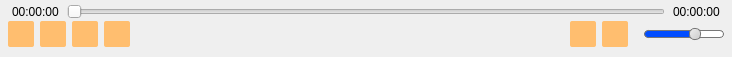
<?xml version="1.0" encoding="UTF-8"?>
<ui version="4.0">
 <class>Form</class>
 <widget class="QWidget" name="Form">
  <property name="geometry">
   <rect>
    <x>0</x>
    <y>0</y>
    <width>732</width>
    <height>57</height>
   </rect>
  </property>
  <property name="windowTitle">
   <string>Form</string>
  </property>
  <layout class="QGridLayout" name="gridLayout">
   <property name="leftMargin">
    <number>0</number>
   </property>
   <property name="topMargin">
    <number>0</number>
   </property>
   <property name="rightMargin">
    <number>0</number>
   </property>
   <property name="bottomMargin">
    <number>8</number>
   </property>
   <property name="spacing">
    <number>0</number>
   </property>
   <item row="1" column="0">
    <widget class="QWidget" name="controlWidget" native="true">
     <property name="sizePolicy">
      <sizepolicy hsizetype="Expanding" vsizetype="Maximum">
       <horstretch>0</horstretch>
       <verstretch>0</verstretch>
      </sizepolicy>
     </property>
     <property name="styleSheet">
      <string notr="true">#volumeSlider::groove:horizontal {
	border: 1px solid #bbb;
	background: white;
	height: 6px;
	border-radius: 4px;
}

#volumeSlider::sub-page:horizontal {
	background: rgb(1, 77, 255);
	border: 1px solid #777;
	height: 10px;
	border-radius: 4px;
}

#volumeSlider::handle:horizontal {
	background: qlineargradient(x1:0, y1:0, x2:1, y2:1, stop:0 #eee, stop:1 #ccc);
	border: 1px solid #777;
	width: 10px;
	margin-top: -3px;
	margin-bottom: -3px;
	border-radius: 5px;
}

#volumeSlider::add-page:horizontal {
	background: #fff;
	border: 1px solid #777;
	height: 10px;
	border-radius: 4px;
}

QPushButton{
   	border-color: rgb(255, 219, 168);
   	background-color: rgb(255, 190, 111);
	border-radius: 2px;
}

QPushButton:hover {
	border: 1px solid rgb(24, 103, 155);
	background-color: rgb(255, 163, 72);
	border-radius: 3px;
}

QPushButton:pressed {
	border: 1px solid rgb(24, 103, 155);
	background-color: rgb(230, 97, 0);
	border-radius: 4px;
 }</string>
     </property>
     <layout class="QHBoxLayout" name="horizontalLayout_2">
      <property name="leftMargin">
       <number>8</number>
      </property>
      <property name="topMargin">
       <number>2</number>
      </property>
      <property name="rightMargin">
       <number>8</number>
      </property>
      <property name="bottomMargin">
       <number>2</number>
      </property>
      <item>
       <widget class="QPushButton" name="playButton">
        <property name="minimumSize">
         <size>
          <width>26</width>
          <height>26</height>
         </size>
        </property>
        <property name="maximumSize">
         <size>
          <width>26</width>
          <height>26</height>
         </size>
        </property>
        <property name="baseSize">
         <size>
          <width>30</width>
          <height>30</height>
         </size>
        </property>
        <property name="toolTip">
         <string>play/pause</string>
        </property>
        <property name="toolTipDuration">
         <number>2</number>
        </property>
        <property name="styleSheet">
         <string notr="true"/>
        </property>
        <property name="text">
         <string/>
        </property>
        <property name="icon">
         <iconset resource="resource.qrc">
          <normaloff>:/images/icons/play.png</normaloff>:/images/icons/play.png</iconset>
        </property>
        <property name="shortcut">
         <string>Space</string>
        </property>
        <property name="flat">
         <bool>false</bool>
        </property>
       </widget>
      </item>
      <item>
       <widget class="QPushButton" name="stopButton">
        <property name="minimumSize">
         <size>
          <width>26</width>
          <height>26</height>
         </size>
        </property>
        <property name="maximumSize">
         <size>
          <width>26</width>
          <height>26</height>
         </size>
        </property>
        <property name="baseSize">
         <size>
          <width>30</width>
          <height>30</height>
         </size>
        </property>
        <property name="toolTip">
         <string>stop</string>
        </property>
        <property name="toolTipDuration">
         <number>2</number>
        </property>
        <property name="text">
         <string/>
        </property>
        <property name="icon">
         <iconset resource="resource.qrc">
          <normaloff>:/images/icons/stop.png</normaloff>:/images/icons/stop.png</iconset>
        </property>
        <property name="flat">
         <bool>false</bool>
        </property>
       </widget>
      </item>
      <item>
       <widget class="QPushButton" name="previousButton">
        <property name="minimumSize">
         <size>
          <width>26</width>
          <height>26</height>
         </size>
        </property>
        <property name="maximumSize">
         <size>
          <width>26</width>
          <height>26</height>
         </size>
        </property>
        <property name="baseSize">
         <size>
          <width>30</width>
          <height>30</height>
         </size>
        </property>
        <property name="toolTip">
         <string>previous</string>
        </property>
        <property name="toolTipDuration">
         <number>2</number>
        </property>
        <property name="text">
         <string/>
        </property>
        <property name="icon">
         <iconset resource="resource.qrc">
          <normaloff>:/images/icons/previous.png</normaloff>:/images/icons/previous.png</iconset>
        </property>
        <property name="shortcut">
         <string>P</string>
        </property>
        <property name="flat">
         <bool>false</bool>
        </property>
       </widget>
      </item>
      <item>
       <widget class="QPushButton" name="nextButton">
        <property name="minimumSize">
         <size>
          <width>26</width>
          <height>26</height>
         </size>
        </property>
        <property name="maximumSize">
         <size>
          <width>26</width>
          <height>26</height>
         </size>
        </property>
        <property name="baseSize">
         <size>
          <width>30</width>
          <height>30</height>
         </size>
        </property>
        <property name="toolTip">
         <string>next</string>
        </property>
        <property name="toolTipDuration">
         <number>2</number>
        </property>
        <property name="text">
         <string/>
        </property>
        <property name="icon">
         <iconset resource="resource.qrc">
          <normaloff>:/images/icons/next.png</normaloff>:/images/icons/next.png</iconset>
        </property>
        <property name="shortcut">
         <string>N</string>
        </property>
        <property name="flat">
         <bool>false</bool>
        </property>
       </widget>
      </item>
      <item>
       <spacer name="horizontalSpacer">
        <property name="orientation">
         <enum>Qt::Horizontal</enum>
        </property>
        <property name="sizeHint" stdset="0">
         <size>
          <width>40</width>
          <height>20</height>
         </size>
        </property>
       </spacer>
      </item>
      <item>
       <widget class="QPushButton" name="playlistButton">
        <property name="minimumSize">
         <size>
          <width>26</width>
          <height>26</height>
         </size>
        </property>
        <property name="maximumSize">
         <size>
          <width>26</width>
          <height>26</height>
         </size>
        </property>
        <property name="baseSize">
         <size>
          <width>30</width>
          <height>30</height>
         </size>
        </property>
        <property name="toolTip">
         <string>playlist</string>
        </property>
        <property name="toolTipDuration">
         <number>2</number>
        </property>
        <property name="text">
         <string/>
        </property>
        <property name="icon">
         <iconset resource="resource.qrc">
          <normaloff>:/images/icons/playlist.png</normaloff>:/images/icons/playlist.png</iconset>
        </property>
        <property name="iconSize">
         <size>
          <width>20</width>
          <height>20</height>
         </size>
        </property>
        <property name="shortcut">
         <string>Ctrl+P</string>
        </property>
        <property name="flat">
         <bool>false</bool>
        </property>
       </widget>
      </item>
      <item>
       <widget class="QPushButton" name="timelineButton">
        <property name="minimumSize">
         <size>
          <width>26</width>
          <height>26</height>
         </size>
        </property>
        <property name="maximumSize">
         <size>
          <width>26</width>
          <height>26</height>
         </size>
        </property>
        <property name="baseSize">
         <size>
          <width>30</width>
          <height>30</height>
         </size>
        </property>
        <property name="toolTip">
         <string>Timelines</string>
        </property>
        <property name="toolTipDuration">
         <number>2</number>
        </property>
        <property name="text">
         <string/>
        </property>
        <property name="icon">
         <iconset resource="resource.qrc">
          <normaloff>:/images/icons/layout.png</normaloff>:/images/icons/layout.png</iconset>
        </property>
        <property name="iconSize">
         <size>
          <width>20</width>
          <height>20</height>
         </size>
        </property>
        <property name="shortcut">
         <string>Ctrl+T</string>
        </property>
        <property name="autoDefault">
         <bool>false</bool>
        </property>
        <property name="default">
         <bool>false</bool>
        </property>
        <property name="flat">
         <bool>false</bool>
        </property>
       </widget>
      </item>
      <item>
       <spacer name="horizontalSpacer_2">
        <property name="orientation">
         <enum>Qt::Horizontal</enum>
        </property>
        <property name="sizeType">
         <enum>QSizePolicy::Maximum</enum>
        </property>
        <property name="sizeHint" stdset="0">
         <size>
          <width>10</width>
          <height>20</height>
         </size>
        </property>
       </spacer>
      </item>
      <item>
       <widget class="QSlider" name="volumeSlider">
        <property name="maximumSize">
         <size>
          <width>80</width>
          <height>16777215</height>
         </size>
        </property>
        <property name="toolTip">
         <string>volume</string>
        </property>
        <property name="toolTipDuration">
         <number>2</number>
        </property>
        <property name="maximum">
         <number>100</number>
        </property>
        <property name="value">
         <number>67</number>
        </property>
        <property name="orientation">
         <enum>Qt::Horizontal</enum>
        </property>
        <property name="tickPosition">
         <enum>QSlider::TicksBelow</enum>
        </property>
       </widget>
      </item>
     </layout>
    </widget>
   </item>
   <item row="0" column="0">
    <widget class="QWidget" name="progressWidget" native="true">
     <property name="sizePolicy">
      <sizepolicy hsizetype="Preferred" vsizetype="Maximum">
       <horstretch>0</horstretch>
       <verstretch>0</verstretch>
      </sizepolicy>
     </property>
     <property name="styleSheet">
      <string notr="true"/>
     </property>
     <layout class="QHBoxLayout" name="horizontalLayout">
      <property name="spacing">
       <number>8</number>
      </property>
      <property name="leftMargin">
       <number>12</number>
      </property>
      <property name="topMargin">
       <number>4</number>
      </property>
      <property name="rightMargin">
       <number>12</number>
      </property>
      <property name="bottomMargin">
       <number>0</number>
      </property>
      <item>
       <widget class="QLabel" name="startTimeLabel">
        <property name="text">
         <string>00:00:00</string>
        </property>
       </widget>
      </item>
      <item>
       <widget class="QSlider" name="videoSlider">
        <property name="sizePolicy">
         <sizepolicy hsizetype="Expanding" vsizetype="Minimum">
          <horstretch>0</horstretch>
          <verstretch>0</verstretch>
         </sizepolicy>
        </property>
        <property name="minimumSize">
         <size>
          <width>0</width>
          <height>0</height>
         </size>
        </property>
        <property name="maximumSize">
         <size>
          <width>16777215</width>
          <height>16</height>
         </size>
        </property>
        <property name="autoFillBackground">
         <bool>false</bool>
        </property>
        <property name="styleSheet">
         <string notr="true"/>
        </property>
        <property name="value">
         <number>0</number>
        </property>
        <property name="sliderPosition">
         <number>0</number>
        </property>
        <property name="tracking">
         <bool>true</bool>
        </property>
        <property name="orientation">
         <enum>Qt::Horizontal</enum>
        </property>
        <property name="invertedAppearance">
         <bool>false</bool>
        </property>
        <property name="invertedControls">
         <bool>false</bool>
        </property>
       </widget>
      </item>
      <item>
       <widget class="QLabel" name="endTimeLabel">
        <property name="text">
         <string>00:00:00</string>
        </property>
       </widget>
      </item>
     </layout>
    </widget>
   </item>
  </layout>
 </widget>
 <resources>
  <include location="resource.qrc"/>
 </resources>
 <connections/>
</ui>
